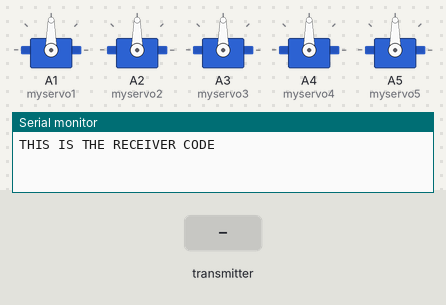
Bench run of a sketch on a simulated Arduino Uno, built with avr-gcc and run on an emulated ATmega328P. Parts: 5 × servo, the last lines printed to the serial monitor. The test bench sets the inputs (shaded band). No radio packets arrive unless stated.

Above: at 1.2 s.
1.3 s: the transmitter starts sending data.0 = 0
At 2.3 s:
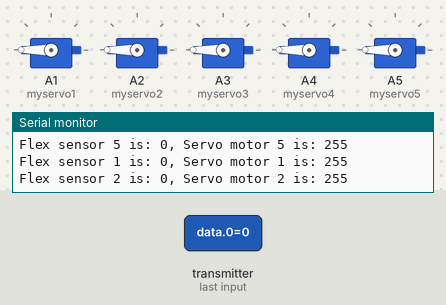
2.8 s: the transmitter starts sending data.1 = 512
At 4.0 s:
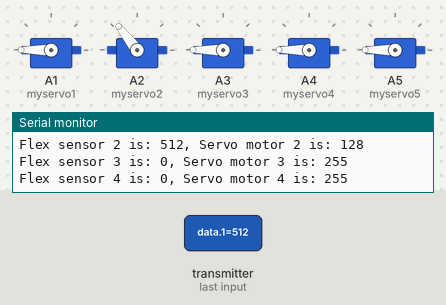
4.3 s: the transmitter starts sending data.2 = 512
At 4.8 s:
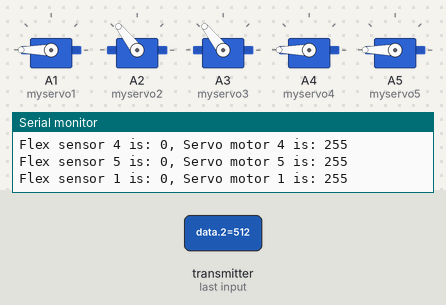
6.0 s: the transmitter starts sending data.3 = 512
At 7.2 s:
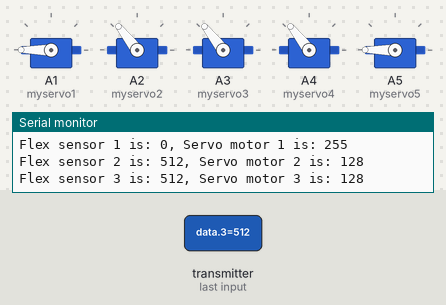
7.6 s: the transmitter starts sending data.4 = 512
At 8.9 s:
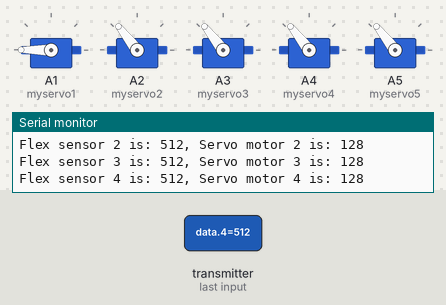
9.2 s: the transmitter starts sending data.0 = 512
At 9.5 s:
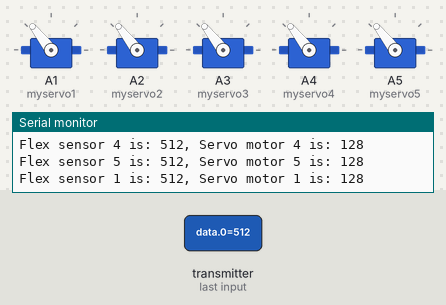
Timing chart, 0 to 11.7 s (numbered marks = the images above; inputs shaded):
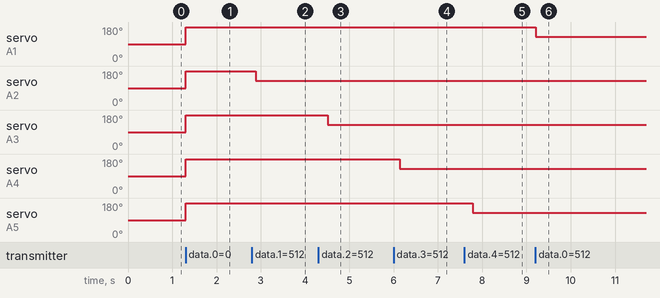

The sketch:

_receiver.ino
```cpp
#include "Arduino.h"
#include <SPI.h>
#include <RF24.h>
#include <Servo.h>

// This is just the way the RF24 library works:
// Hardware configuration: Set up nRF24L01 radio on SPI bus (pins 10, 11, 12, 13) plus pins 7 & 8
RF24 radio(7, 8);

byte addresses[][6] = {"1Node","2Node"};

int pos1,pos2,pos3,pos4,pos5; //position of servo
Servo myservo1; //initialize servo object
Servo myservo2; //initialize servo object
Servo myservo3; //initialize servo object
Servo myservo4; //initialize servo object
Servo myservo5; //initialize servo object

unsigned int data[5]; //data array being received

// -----------------------------------------------------------------------------
// SETUP   SETUP   SETUP   SETUP   SETUP   SETUP   SETUP   SETUP   SETUP
// -----------------------------------------------------------------------------
void setup() {
  Serial.begin(9600);
  Serial.println("THIS IS THE RECEIVER CODE");

  // Initiate the radio object
  radio.begin();

  // Set the transmit power to lowest available to prevent power supply related issues
  radio.setPALevel(RF24_PA_MIN);

  // Set the speed of the transmission to the quickest available
  radio.setDataRate(RF24_2MBPS);

  // Use a channel unlikely to be used by Wifi, Microwave ovens etc
  radio.setChannel(124);

  // Open a writing and reading pipe on each radio, with opposite addresses
  radio.openWritingPipe(addresses[0]);
  radio.openReadingPipe(1, addresses[1]);

  // Start the radio listening for data
  radio.startListening();

  //attach servo to pins
  myservo1.attach(A1); //A1
  myservo2.attach(A2); //A2
  myservo3.attach(A3); //A3
  myservo4.attach(A4); //A4
  myservo5.attach(A5); //A5

}

// -----------------------------------------------------------------------------
// We are LISTENING on this device only (although we do transmit a response)
// -----------------------------------------------------------------------------
void loop() {

  // This is what we receive from the other device (the transmitter)
  //unsigned int data;

  // Is there any data for us to get?
  if ( radio.available()) {

    // Go and read the data and put it into that variable
    while (radio.available()) {
      radio.read( &data, sizeof(data));
    }

    //Map data received to the servo
    pos1 = map(data[0], 0, 1023, 255, 0);
    pos2 = map(data[1], 0, 1023, 255, 0);
    pos3 = map(data[2], 0, 1023, 255, 0);
    pos4 = map(data[3], 0, 1023, 255, 0);
    pos5 = map(data[4], 0, 1023, 255, 0);

    //Write data to the servo
    myservo1.write(pos1);
    myservo2.write(pos2);
    myservo3.write(pos3);
    myservo4.write(pos4);
    myservo5.write(pos5);

    //Print voltage and position values to serial monitor
    Serial.print("Flex sensor 1 is: ");
    Serial.print(data[0]);
    Serial.print(", Servo motor 1 is: ");
    Serial.println(pos1);

    Serial.print("Flex sensor 2 is: ");
    Serial.print(data[1]);
    Serial.print(", Servo motor 2 is: ");
    Serial.println(pos2);

    Serial.print("Flex sensor 3 is: ");
    Serial.print(data[2]);
    Serial.print(", Servo motor 3 is: ");
    Serial.println(pos3);

    Serial.print("Flex sensor 4 is: ");
    Serial.print(data[3]);
    Serial.print(", Servo motor 4 is: ");
    Serial.println(pos4);

    Serial.print("Flex sensor 5 is: ");
    Serial.print(data[4]);
    Serial.print(", Servo motor 5 is: ");
    Serial.println(pos5);
    delay(50);

  }

}
```

Measured:
- after the input at 1.3 s, servo on A1 (myservo1), servo on A2 (myservo2), servo on A3 (myservo3), servo on A4 (myservo4), servo on A5 (myservo5): 90° → 180° at once
- after the input at 2.8 s, servo on A2 (myservo2): 180° → 128° after 0.09 s
- after the input at 4.3 s, servo on A3 (myservo3): 180° → 128° after 0.21 s
- after the input at 6.0 s, servo on A4 (myservo4): 180° → 128° after 0.14 s
- after the input at 7.6 s, servo on A5 (myservo5): 180° → 128° after 0.18 s
- after the input at 9.2 s, servo on A1 (myservo1): 180° → 128° at once
